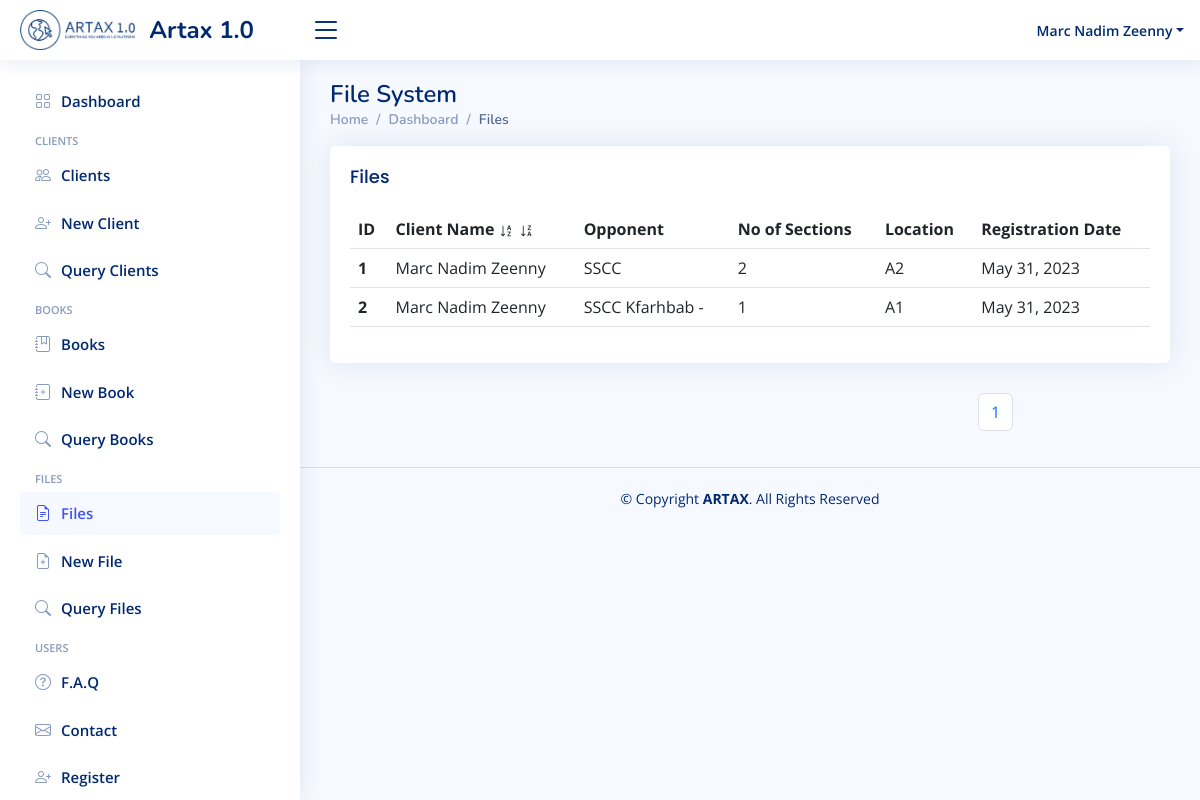
The page /files/ (signed in) on the database its author committed.
### artax/models.py (models this page shows, shortened)
class User(AbstractUser):
    email = models.EmailField(blank=True, unique=True)
    about = models.TextField()
    job = models.CharField(max_length=200)
    address = models.TextField()
    phone = models.CharField(max_length=100)
    date_of_registration = models.DateField(default=datetime.today)
    def get_full_name(self):
        return f"{self.first_name} {self.last_name}".strip()

class File(models.Model):
    client = models.ForeignKey("Client", models.PROTECT)
    opponent = models.CharField(max_length=200, null=True)
    subject = models.TextField(null=True)
    location = models.ForeignKey("Location", models.SET_NULL, null=True)
    sections = models.CharField(max_length=100)
    date_of_registration = models.DateField(default=datetime.today)

class Client(models.Model):
    name = models.CharField(max_length=350, unique=True)
    person_in_charge = models.CharField(max_length=200, null=True)
    mobile_number = PhoneNumberField(null=True, region="LB")
    landline_number = PhoneNumberField(null=True, region="LB")
    address = models.TextField(null=True)
    web_address = models.URLField(null=True)
    date_of_registration = models.DateField(default=datetime.today)
    email = models.EmailField(null=True)

class Location(models.Model):
    code = models.CharField(max_length=200)

### artax/views.py (the view)
# urls.py: path("files/", views.all_files, name="all_files"),
@login_required(login_url="login")
def all_files(request):
    print(request)
    page_number = request.GET.get('page')
    files = File.objects.all()
    if request.GET.get("asc") == 'False':
        files = files[::-1]
    paginator = Paginator(files, PER_PAGE)
    page_obj = paginator.get_page(page_number)
    return render(request, "artax/all-files.html", {"page_obj": page_obj})

### artax/templatetags/custom_tags.py (called while the page is built)
@register.simple_tag(takes_context=True)
def nav_link(context, link, text, icon):
    if context['request'].resolver_match.view_name.endswith(link):
        nav_class = 'nav-item'
        link_class = 'nav-link'
    else:
        nav_class = 'nav-item collapsed'
        link_class = 'nav-link collapsed'
    url = context['request'].build_absolute_uri(reverse(link))
    return mark_safe(f"""<li class="{nav_class}"><a class="{link_class}" href="{url}"><i class="bi bi-{icon}"></i><span>{text}</span></a></li>""")

### artax/templates/artax/all-files.html (shortened to what this page needs)
{% extends 'artax/layout.html' %}
{% block content %}
<main id="main" class="main">
    <div class="pagetitle">
      <h1>File System</h1>
      <nav>
        <ol class="breadcrumb">
          <li class="breadcrumb-item"><a href="index.html">Home</a></li>
          <li class="breadcrumb-item">Dashboard</li>
          <li class="breadcrumb-item active">Files</li>
        </ol>
      </nav>
    </div>
    <section class="section">
      <div class="row">
        <div class="col-lg-12">
          <div class="card">
            <div class="card-body">
              <h5 class="card-title">Files</h5>
              <div class="table-responsive-sm table-responsive-md">
                <table class="table">
                <thead>
                  <tr>
                    <th scope="col">ID</th>
                    <th scope="col">Client Name <a type="button" class="btn btn-sm" style="padding: 0px 0px;" href="?order_by=title&asc=True"><i class="bi bi-sort-alpha-down"></i></a>
                    <a type="button" class="btn btn-sm" style="padding: 0px 0px;" href="?order_by=title&asc=False"><i class="bi bi-sort-alpha-down-alt"></i></a></th>
                    <th scope="col">Opponent</th>
                    <th scope="col">No of Sections</th>
                    <th scope="col">Location</th>
                    <th scope="col">Registration Date</th>
                  </tr>
                </thead>
                <tbody>
                {% for file in page_obj %}
                  <tr class="clickable " onclick="window.location='{% url 'show_file' file_id=file.id %}'" style="cursor: pointer;">
                    <th scope="row">{{ file.id }}</th>
                    <td>{{file.client.name}}</td>
                    <td>{{file.opponent}}</td>
                    <td>{{file.sections}}</td>
                    <td>{{file.location.code}}</td>
                    <td>{{ file.date_of_registration }}</td>
                  </tr>
                {% endfor %}
                </tbody>
              </table>
              </div>
            </div>
          </div>
        </div>
        <div class="col-lg-9"></div>
        <div class="col-lg-3">
            <nav aria-label="Page navigation example float-right">
                <ul class="pagination">
                  {% for num in page_obj.paginator.page_range %}
                    {% if page_obj.number == num %}
                      <li class="page-item"><a class="page-link">{{ num }}</a></li>
                    {% else %}
                      <li class="page-item"><a class="page-link" href="?page={{ num }}">{{ num }}</a></li>
                    {% endif %}
                  {% endfor %}
                </ul>
              </nav>
          </div>
      </div>
    </section>
  </main>
{% endblock %}

### artax/templates/artax/layout.html (shortened to what this page needs)
{% load custom_tags %}
{% load static %}
<html lang="en">
<head>
    {% block head %}
    <link href="{% static 'artax/vendor/bootstrap/css/bootstrap.min.css' %}" rel="stylesheet">
    <link href="{% static 'artax/vendor/bootstrap-icons/bootstrap-icons.css' %}" rel="stylesheet">
    <link href="{% static 'artax/vendor/boxicons/css/boxicons.min.css' %}" rel="stylesheet">
    <link href="{% static 'artax/vendor/quill/quill.snow.css'%}" rel="stylesheet">
    <link href="{% static 'artax/vendor/quill/quill.bubble.css'%}" rel="stylesheet">
    <link href="{% static 'artax/vendor/remixicon/remixicon.css'%}" rel="stylesheet">
    <link href="{% static 'artax/vendor/simple-datatables/style.css'%}" rel="stylesheet">
    <link href="{% static 'artax/css/style.css'%}" rel="stylesheet">
    {% endblock %}
</head>
<body>
{% block header %}
<header id="header" class="header fixed-top d-flex align-items-center">
    <div class="d-flex align-items-center justify-content-between">
        <a href="{% url 'index' %}" class="logo d-flex align-items-center" >
            <img src="{% static 'artax/img/png/logo.png' %}" style="height: 40px;" alt="">&nbsp;&nbsp;
            <span class="d-none d-lg-block">Artax 1.0</span>
        </a>
        <i class="bi bi-list toggle-sidebar-btn "></i>
    </div>
    <nav class="header-nav ms-auto">
        <ul class="d-flex align-items-center">
            {% if user.is_authenticated %}
            <li class="nav-item dropdown pe-3">
                <a class="nav-link nav-profile d-flex align-items-center pe-0" href="#" data-bs-toggle="dropdown">
                    <span class="d-none d-md-block dropdown-toggle ps-2">{{ user.get_full_name }}</span>
                </a>
            </li>
            {% else %}
            <li class="nav-item pe-4">
                <a class="nav-link nav-profile d-flex align-items-center pe-0" href="{% url 'login' %}">
                    <span class="d-none d-md-block ps-2">Login to access Artax&trade; features&nbsp;<i class="bi bi-box-arrow-in-right"></i></span>
                </a>
            </li>
            {% endif %}
        </ul>
    </nav>
</header>
{% endblock %}
{% block sidebar %}
<aside id="sidebar" class="sidebar">
    <ul class="sidebar-nav collapsed" id="sidebar-nav">
        {% nav_link 'index' 'Dashboard ' 'grid' %}
        <li class="nav-heading">Clients</li>
        {% nav_link 'all_clients' 'Clients' 'people' %}
        {% nav_link 'new_client' 'New Client' 'person-plus' %}
        {% nav_link 'index' 'Query Clients' 'search' %}
        <li class="nav-heading">Books</li>
        {% nav_link 'all_books' 'Books' 'journal-bookmark' %}
        {% nav_link 'new_book' 'New Book' 'journal-plus' %}
        {% nav_link 'book_queries' 'Query Books ' 'search' %}
        <li class="nav-heading">Files</li>
        {% nav_link 'all_files' 'Files ' 'file-earmark-text' %}
        {% nav_link 'new_file' 'New File' 'file-earmark-plus' %}
        {% nav_link 'file_queries' 'Query Files ' 'search' %}
        <li class="nav-heading">Users</li>
        {% nav_link 'faq' 'F.A.Q' 'question-circle'%}
        {% nav_link 'contact' 'Contact' 'envelope' %}
        {% if user.is_staff %}
            {% nav_link 'register' 'Register' 'person-plus' %}
        {% endif %}
    </ul>
</aside>
{% endblock%}
{% block content %}{% endblock %}
{% block footer %}
<footer id="footer" class="footer">
    <div class="copyright">
        &copy; Copyright <strong><span>ARTAX</span></strong>. All Rights Reserved
    </div>
</footer>
</body>
</html>
{% endblock %}

### artax/static/artax/css/style.css (style rules this page uses)
:root { scroll-behavior: smooth; }
body { font-family: "Open Sans", sans-serif; background: #f6f9ff; color: #444444; }
a { color: #4154f1; text-decoration: none; }
h1, h2, h3, h4, h5, h6 { font-family: "Nunito", sans-serif; }
#main { margin-top: 60px; padding: 20px 30px; transition: all 0.3s; }
.pagetitle { margin-bottom: 10px; }
.pagetitle h1 { font-size: 24px; margin-bottom: 0; font-weight: 600; color: #012970; }
.card { margin-bottom: 30px; border: none; border-radius: 5px; box-shadow: 0px 0 30px rgba(1, 41, 112, 0.1); }
.card-title { padding: 20px 0 15px 0; font-size: 18px; font-weight: 500; color: #012970; font-family: "Poppins", sans-serif; }
.card-body { padding: 0 20px 20px 20px; }
.breadcrumb { font-size: 14px; font-family: "Nunito", sans-serif; color: #899bbd; font-weight: 600; }
.breadcrumb a { color: #899bbd; transition: 0.3s; }
.breadcrumb .breadcrumb-item::before { color: #899bbd; }
.breadcrumb .active { color: #51678f; font-weight: 600; }
.logo { line-height: 1; }
@media (min-width: 1200px) { .logo { width: 280px; } }
.logo img { max-height: 40px; margin-right: 6px; }
.logo span { font-size: 24px; font-weight: 700; color: #012970; font-family: "Nunito", sans-serif; }
.header { transition: all 0.5s; z-index: 997; height: 60px; box-shadow: 0px 2px 20px rgba(1, 41, 112, 0.1); background-color: #fff; padding-left: 20px; }
.header .toggle-sidebar-btn { font-size: 32px; padding-left: 10px; cursor: pointer; color: #012970; }
.header-nav ul { list-style: none; }
.header-nav>ul { margin: 0; padding: 0; }
.header-nav .nav-profile { color: #012970; }
.header-nav .nav-profile span { font-size: 14px; font-weight: 600; }
.sidebar { position: fixed; top: 60px; left: 0; bottom: 0; width: 300px; z-index: 996; transition: all 0.3s; padding: 20px; overflow-y: auto; scrollbar-width: thin; scrollbar-color: #aab7cf transparent; box-shadow: 0px 0px 20px rgba(1, 41, 112, 0.1); background-color: #fff; }
@media (min-width: 1200px) { #main, #footer { margin-left: 300px; } }
.sidebar-nav { padding: 0; margin: 0; list-style: none; }
.sidebar-nav li { padding: 0; margin: 0; list-style: none; }
.sidebar-nav .nav-item { margin-bottom: 5px; }
.sidebar-nav .nav-heading { font-size: 11px; text-transform: uppercase; color: #899bbd; font-weight: 600; margin: 10px 0 5px 15px; }
.sidebar-nav .nav-link { display: flex; align-items: center; font-size: 15px; font-weight: 600; color: #4154f1; transition: 0.3; background: #f6f9ff; padding: 10px 15px; border-radius: 4px; }
.sidebar-nav .nav-link i { font-size: 16px; margin-right: 10px; color: #4154f1; }
.sidebar-nav .nav-link.collapsed { color: #012970; background: #fff; }
.sidebar-nav .nav-link.collapsed i { color: #899bbd; }
.footer { padding: 20px 0; font-size: 14px; transition: all 0.3s; border-top: 1px solid #cddfff; }
.footer .copyright { text-align: center; color: #012970; }

### rows shown on the page
User: get_full_name "Marc Nadim Zeenny"
File: id "1", client.name "Marc Nadim Zeenny", opponent "SSCC", sections "2", location.code "A2", date_of_registration "May 31, 2023"
File: id "2", client.name "Marc Nadim Zeenny", opponent "SSCC Kfarhbab -", sections "1", location.code "A1", date_of_registration "May 31, 2023"

### other values the page prints
{{ num }} "1"
